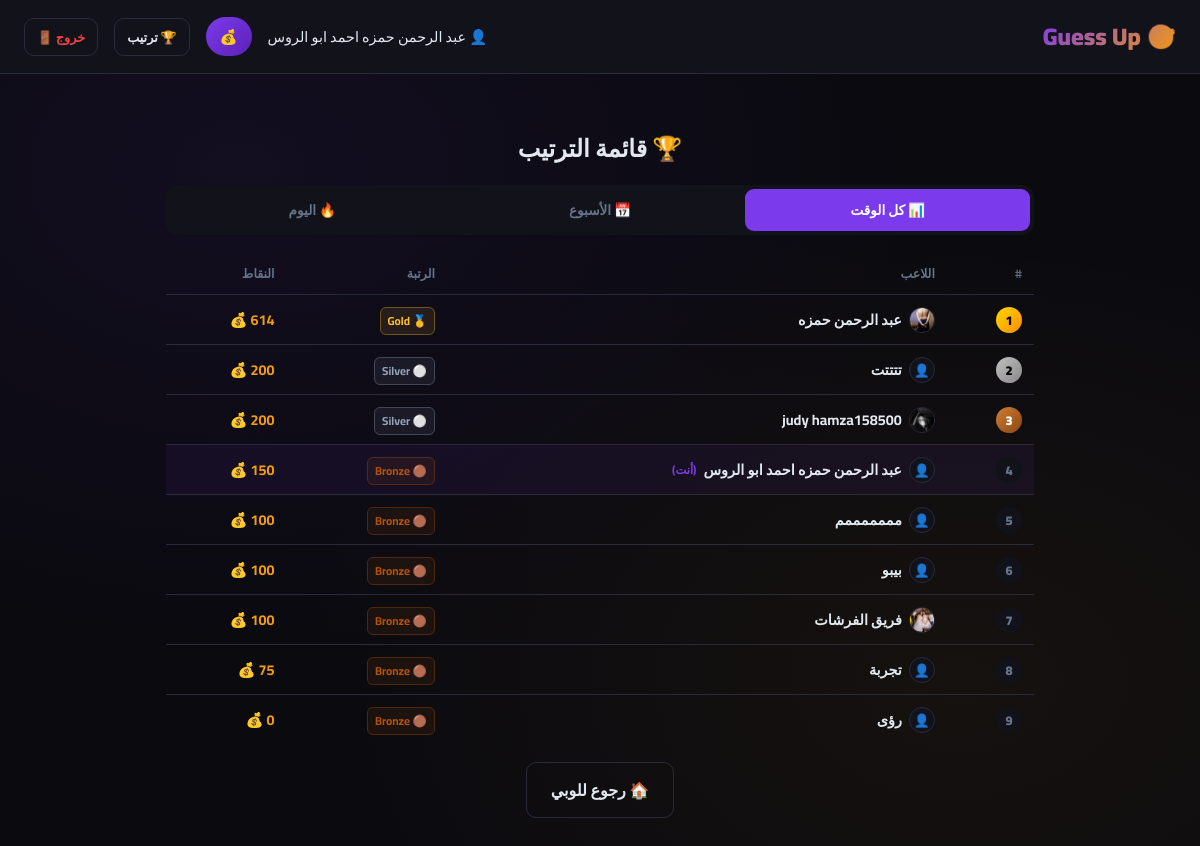
Screenshot of /leaderboard (signed in) with the database file from the repository.
### models.py (models this page shows, shortened)
class Player(db.Model):
    __tablename__     = 'players'
    id                = db.Column(db.Integer, primary_key=True)
    player_name       = db.Column(db.String(50), unique=True, nullable=False)
    password_hash     = db.Column(db.String(256), nullable=False)
    points            = db.Column(db.Integer, default=100)
    xp                = db.Column(db.Integer, default=0)       # م12: XP
    win_streak        = db.Column(db.Integer, default=0)       # م4: Streak
    best_streak       = db.Column(db.Integer, default=0)       # م4: أحسن streak
    last_daily_reward = db.Column(db.DateTime, nullable=True)  # م2: Daily Reward
    avatar            = db.Column(db.String(200), nullable=True)
    created_at        = db.Column(db.DateTime, default=datetime.utcnow)
    @property
    def rank(self):
        if self.points >= 1000: return {'name': 'Diamond', 'icon': '💎', 'color': '#60a5fa'}
        if self.points >= 500:  return {'name': 'Gold',    'icon': '🥇', 'color': '#fbbf24'}
        if self.points >= 200:  return {'name': 'Silver',  'icon': '⚪', 'color': '#94a3b8'}
        return                         {'name': 'Bronze',  'icon': '🟤', 'color': '#b45309'}

### app.py (the view)
@app.route('/leaderboard')
def leaderboard():
    all_time = get_leaderboard(20)
    week_ago = datetime.utcnow() - timedelta(days=7)
    today    = datetime.utcnow() - timedelta(hours=24)
    def weekly_board(since, lim=20):
        rows = (db.session.query(Match.winner_id,
                    db.func.sum(Match.bet).label('earned'),
                    db.func.count(Match.id).label('wins'))
                .filter(Match.created_at >= since, Match.winner_id != None)
                .group_by(Match.winner_id)
                .order_by(db.func.sum(Match.bet).desc()).limit(lim).all())
        return [{'player': get_player_by_id(r.winner_id),
                 'earned': r.earned, 'wins': r.wins}
                for r in rows if get_player_by_id(r.winner_id)]
    return render_template('leaderboard.html',
                           players=all_time,
                           weekly=weekly_board(week_ago),
                           today=weekly_board(today))

### app.py (called while the page is built)
@app.context_processor
def inject_player():
    def get_player():
        pid=session.get('player_id')
        return Player.query.filter_by(id=pid).first() if pid else None
    return dict(get_player=get_player)

### auth.py (called while the page is built)
def get_player_by_id(player_id):
    return Player.query.filter_by(id=player_id).first()

### points.py (called while the page is built)
def get_leaderboard(limit=20):
    return Player.query.order_by(Player.points.desc()).limit(limit).all()

### templates/leaderboard.html (shortened to what this page needs)
{% extends 'base.html' %}
{% block content %}
<div class="container">
    <div style="text-align:center;padding:20px 0 14px">
        <h1 style="font-size:1.5rem;font-weight:900">🏆 قائمة الترتيب</h1>
    </div>
    <div class="lb-tabs">
        <button class="lb-tab active" onclick="switchTab('alltime',this)">📊 كل الوقت</button>
        <button class="lb-tab"       onclick="switchTab('weekly',this)">📅 الأسبوع</button>
        <button class="lb-tab"       onclick="switchTab('today',this)">🔥 اليوم</button>
    </div>
    <div id="tab-alltime">
        {% if players %}
        <table class="lb-table">
            <thead><tr><th>#</th><th>اللاعب</th><th>الرتبة</th><th>النقاط</th></tr></thead>
            <tbody>
            {% for p in players %}
            {% set r = p.rank %}
            <tr {% if session.player_id == p.id %}class="me-row"{% endif %}>
                <td>
                    <span class="rank-badge rank-{% if loop.index<=3 %}{{loop.index}}{% else %}n{% endif %}">
                        {{loop.index}}
                    </span>
                </td>
                <td>
                    <a href="/player/{{ p.id }}" class="player-link">
                        {% if p.avatar %}
                            <img src="/static/avatars/{{ p.avatar }}" class="avatar-xs" alt="">
                        {% else %}
                            <span class="avatar-xs-ph">👤</span>
                        {% endif %}
                        {{ p.player_name }}
                        {% if session.player_id == p.id %}
                            <span style="color:var(--accent);font-size:.72rem">(أنت)</span>
                        {% endif %}
                    </a>
                </td>
                <td>
                    <span class="rank-tag" data-rank-color="{{ r.color }}">
                        {{ r.icon }} {{ r.name }}
                    </span>
                </td>
                <td class="pts-cell">{{ p.points }} 💰</td>
            </tr>
            {% endfor %}
            </tbody>
        </table>
        {% else %}
        <div style="text-align:center;color:var(--muted);padding:40px">مفيش لاعبين بعد 😅</div>
        {% endif %}
    </div>
    <div style="text-align:center;margin-top:18px">
        <a href="/lobby" class="btn btn-ghost">🏠 رجوع للوبي</a>
    </div>
</div>
{% endblock %}

### templates/base.html (shortened to what this page needs)
<!DOCTYPE html>
<html lang="ar" dir="rtl">
<head>
</head>
<body>
    <nav>
        <a href="/" class="nav-logo">🎯 Guess Up</a>
        <div class="nav-info">
            {% if session.player_name %}
                <span>👤 {{ session.player_name }}</span>
                <span class="points-badge">
                    💰
                </span>
                <a href="/leaderboard" class="btn btn-ghost" style="padding:6px 12px;font-size:0.8rem">🏆 ترتيب</a>
                <a href="/logout" class="btn btn-ghost" style="padding:6px 12px;font-size:0.8rem;color:var(--red)">خروج 🚪</a>
            {% endif %}
        </div>
    </nav>
    {% block content %}{% endblock %}
</body>
</html>

### templates/base.html (style rules this page uses)
* { margin: 0; padding: 0; box-sizing: border-box; }
:root { --bg: #0a0a0f; --surface: #12121a; --card: #1a1a26; --border: #2a2a3a; --accent: #7c3aed; --accent2: #f59e0b; --green: #10b981; --red: #ef4444; --text: #e2e8f0; --muted: #64748b; --glow: 0 0 20px rgba(124,58,237,0.4); }
body { font-family: 'Cairo', sans-serif; background: var(--bg); color: var(--text); min-height: 100vh; background-image: radial-gradient(ellipse at 20% 20%, rgba(124,58,237,0.08) 0%, transparent 50%), radial-gradient(ellipse at 80% 80%, rgba(245,158,11,0.05) 0%, transparent 50%); }
nav { background: var(--surface); border-bottom: 1px solid var(--border); padding: 14px 24px; display: flex; justify-content: space-between; align-items: center; }
.nav-logo { font-size: 1.5rem; font-weight: 900; background: linear-gradient(135deg, var(--accent), var(--accent2)); -webkit-background-clip: text; -webkit-text-fill-color: transparent; text-decoration: none; }
.nav-info { display: flex; align-items: center; gap: 16px; font-size: 0.9rem; }
.points-badge { background: linear-gradient(135deg, var(--accent), #5b21b6); padding: 6px 14px; border-radius: 20px; font-weight: 700; font-size: 0.9rem; }
.container { max-width: 900px; margin: 0 auto; padding: 32px 16px; }
.btn { display: inline-flex; align-items: center; justify-content: center; gap: 8px; padding: 12px 24px; border-radius: 10px; font-family: 'Cairo', sans-serif; font-size: 1rem; font-weight: 700; cursor: pointer; border: none; transition: all 0.2s; text-decoration: none; }
.btn-ghost { background: transparent; border: 1px solid var(--border); color: var(--text); }

### templates/leaderboard.html (style rules this page uses)
.lb-tabs { display:flex;background:var(--surface);border-radius:12px;padding:4px;margin-bottom:18px;gap:3px; }
.lb-tab { flex:1;padding:8px 4px;border:none;border-radius:9px; font-family:'Cairo',sans-serif;font-size:.85rem;font-weight:700; cursor:pointer;color:var(--muted);background:transparent;transition:.2s; }
.lb-tab.active { background:var(--accent);color:#fff; }
.lb-table { width:100%;border-collapse:collapse; }
.lb-table th { padding:9px 12px;text-align:right;color:var(--muted);font-size:.78rem;font-weight:600;border-bottom:1px solid var(--border); }
.lb-table td { padding:11px 12px;border-bottom:1px solid var(--border);font-size:.9rem;vertical-align:middle; }
.lb-table tr:last-child td { border-bottom:none; }
.rank-badge { width:26px;height:26px;border-radius:50%;display:inline-flex; align-items:center;justify-content:center;font-weight:900;font-size:.8rem; }
.rank-1 { background:linear-gradient(135deg,#ffd700,#ff8c00);color:#000; }
.rank-2 { background:linear-gradient(135deg,#c0c0c0,#888);color:#000; }
.rank-3 { background:linear-gradient(135deg,#cd7f32,#8b4513);color:#fff; }
.rank-n { background:var(--surface);color:var(--muted); }
.player-link { display:flex;align-items:center;gap:7px;text-decoration:none;color:var(--text);font-weight:700; }
.avatar-xs { width:26px;height:26px;border-radius:50%;object-fit:cover;border:1px solid var(--border); }
.avatar-xs-ph { width:26px;height:26px;border-radius:50%;background:var(--surface);border:1px solid var(--border); display:inline-flex;align-items:center;justify-content:center;font-size:.8rem; }
.pts-cell { color:var(--accent2);font-weight:700; }
.me-row td { background:rgba(124,58,237,.07)!important; }
.rank-tag { font-size:.72rem;font-weight:700;border-radius:6px; padding:2px 7px;border:1px solid; }

### rows the page displays
Player: player_name "عبد الرحمن حمزه احمد ابو الروس", shows "(أنت)", icon "🟤", name "Bronze"
Player: avatar (picture), player_name "عبد الرحمن حمزه", icon "🥇", name "Gold"
Player: player_name "تتتتت", icon "⚪", name "Silver"
Player: avatar (picture), player_name "judy hamza158500", icon "⚪", name "Silver"
Player: player_name "مممممممم", icon "🟤", name "Bronze"
Player: player_name "بيبو", icon "🟤", name "Bronze"
Player: avatar (picture), player_name "فريق الفرشات", icon "🟤", name "Bronze"
Player: player_name "تجربة", icon "🟤", name "Bronze"
Player: player_name "رؤى", icon "🟤", name "Bronze"
